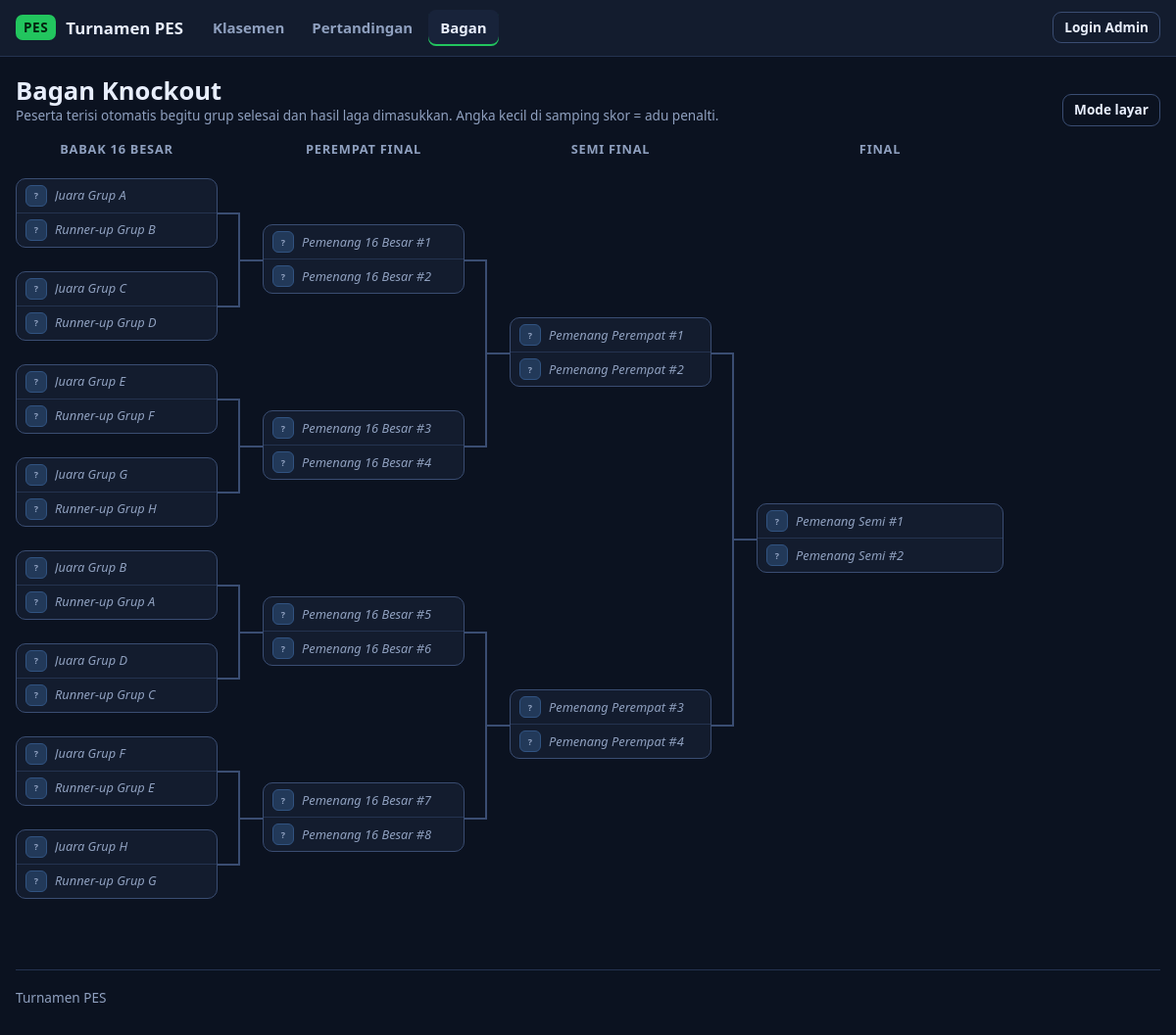
Screenshot of /bagan.php with the database file from the repository.
### tables this page shows
CREATE TABLE matches (
            id         INTEGER PRIMARY KEY AUTOINCREMENT,
            stage      TEXT NOT NULL,              -- G, R16, QF, SF, F
            grp        TEXT NOT NULL DEFAULT '',   -- huruf grup (kosong untuk knockout)
            round      INTEGER NOT NULL,           -- matchday (grup) / urutan babak (knockout)
            slot       INTEGER NOT NULL,           -- nomor pertandingan dalam grup / babak
            home_id    INTEGER REFERENCES teams(id) ON DELETE SET NULL,
            away_id    INTEGER REFERENCES teams(id) ON DELETE SET NULL,
            home_score INTEGER,
            away_score INTEGER,
            home_pen   INTEGER,                    -- skor adu penalti (knockout seri)
            away_pen   INTEGER,
            UNIQUE (stage, grp, slot)
        );

### app/db.php (called while the page is built, shortened)
<?php
function db(): PDO
{
    static $pdo = null;
    if ($pdo instanceof PDO) {
        return $pdo;
    }
    $pdo = new PDO('sqlite:' . DB_FILE, null, null, [
        PDO::ATTR_ERRMODE            => PDO::ERRMODE_EXCEPTION,
        PDO::ATTR_DEFAULT_FETCH_MODE => PDO::FETCH_ASSOC,
        PDO::ATTR_TIMEOUT            => 5,
    ]);
    $pdo->exec('PRAGMA foreign_keys = ON');
    $pdo->exec("
        CREATE TABLE IF NOT EXISTS admins (
            id            INTEGER PRIMARY KEY AUTOINCREMENT,
            username      TEXT NOT NULL UNIQUE,
            password_hash TEXT NOT NULL
        );
        CREATE TABLE IF NOT EXISTS teams (
            id         INTEGER PRIMARY KEY AUTOINCREMENT,
            player     TEXT NOT NULL,
            name       TEXT NOT NULL,
            logo       TEXT,
            grp        TEXT NOT NULL,
            created_at TEXT NOT NULL DEFAULT CURRENT_TIMESTAMP
        );
        CREATE TABLE IF NOT EXISTS matches (
            id         INTEGER PRIMARY KEY AUTOINCREMENT,
            stage      TEXT NOT NULL,              -- G, R16, QF, SF, F
            grp        TEXT NOT NULL DEFAULT '',   -- huruf grup (kosong untuk knockout)
            round      INTEGER NOT NULL,           -- matchday (grup) / urutan babak (knockout)
            slot       INTEGER NOT NULL,           -- nomor pertandingan dalam grup / babak
            home_id    INTEGER REFERENCES teams(id) ON DELETE SET NULL,
            away_id    INTEGER REFERENCES teams(id) ON DELETE SET NULL,
            home_score INTEGER,
            away_score INTEGER,
            home_pen   INTEGER,                    -- skor adu penalti (knockout seri)
            away_pen   INTEGER,
            UNIQUE (stage, grp, slot)
        );
        CREATE TABLE IF NOT EXISTS login_attempts (
            ip TEXT    NOT NULL,
            ts INTEGER NOT NULL
        );
    ");
    return $pdo;
}

### app/tournament.php (called while the page is built, shortened)
<?php
function teams_all(): array
{
    $out = [];
    foreach (db()->query('SELECT * FROM teams ORDER BY grp, id')->fetchAll() as $t) {
        $out[(int) $t['id']] = $t;
    }
    return $out;
}
function matches_all(): array
{
    return db()->query("
        SELECT * FROM matches
        ORDER BY CASE stage WHEN 'G' THEN 0 WHEN 'R16' THEN 1 WHEN 'QF' THEN 2 WHEN 'SF' THEN 3 ELSE 4 END,
                 grp, round, slot
    ")->fetchAll();
}
function match_played(array $m): bool
{
    return $m['home_score'] !== null && $m['away_score'] !== null;
}
function match_winner(array $m): ?int
{
    if (!match_played($m) || !$m['home_id'] || !$m['away_id']) {
        return null;
    }
    return null;
}
function champion(): ?array
{
    $m = db()->query("SELECT * FROM matches WHERE stage = 'F' AND grp = '' AND slot = 1")->fetch();
    if (!$m || ($w = match_winner($m)) === null) {
        return null;
    }
    $st = db()->prepare('SELECT * FROM teams WHERE id = ?');
    $st->execute([$w]);
    return $st->fetch() ?: null;
}

### app/web.php (the view, shortened to what this page needs)
<?php
require __DIR__ . '/db.php';
require __DIR__ . '/tournament.php';
function h(?string $s): string
{
    return htmlspecialchars((string) $s, ENT_QUOTES | ENT_SUBSTITUTE, 'UTF-8');
}
function is_admin(): bool
{
    return !empty($_SESSION['admin_id']);
}
function page_header(string $title, string $active = ''): void
{
    $monitor = isset($_GET['monitor']) && !str_starts_with($active, 'admin');
    $css     = BASE . '/assets/style.css?v=' . (int) @filemtime(__DIR__ . '/../public/assets/style.css');
    $nav = [
        'klasemen'    => ['/index.php', 'Klasemen'],
        'pertandingan' => ['/pertandingan.php', 'Pertandingan'],
        'bagan'       => ['/bagan.php', 'Bagan'],
    ];
    echo '<!doctype html><html lang="id"><head><meta charset="utf-8">';
    echo '<link rel="stylesheet" href="' . h($css) . '"></head>';
    echo '<body class="' . ($monitor ? 'monitor' : '') . '">';
    echo '<header class="top"><div class="wrap bar">';
    echo '<a class="brand" href="' . h(BASE . '/index.php') . '"><span class="brand-mark">PES</span>' . h(APP_NAME) . '</a>';
    if ($monitor) {
        $self = strtok((string) ($_SERVER['REQUEST_URI'] ?? ''), '?');
        $qs   = $_GET;
        unset($qs['monitor']);
        $exit = $self . ($qs ? '?' . http_build_query($qs) : '');
        echo '<span class="muted small">Auto-refresh tiap 30 detik</span>';
        echo '<a class="btn ghost small" href="' . h($exit) . '">Keluar mode layar</a>';
    } else {
        echo '<nav>';
        foreach ($nav as $key => [$href, $label]) {
            echo '<a href="' . h(BASE . $href) . '"' . ($active === $key ? ' class="on"' : '') . '>' . h($label) . '</a>';
        }
        echo '</nav><div class="auth">';
        if (is_admin()) {
            echo '<a class="btn small" href="' . h(BASE . '/admin/index.php') . '">Panel Admin</a>';
            echo '<form method="post" action="' . h(BASE . '/logout.php') . '">' . csrf_field() . '<button class="btn ghost small">Keluar</button></form>';
        } else {
            echo '<a class="btn ghost small" href="' . h(BASE . '/login.php') . '">Login Admin</a>';
        }
        echo '</div>';
    }
    echo '</div>';
    echo '</header><main class="wrap">';
}
function page_footer(): void
{
    echo '</main><footer class="wrap foot muted small">' . h(APP_NAME) . '</footer></body></html>';
}
function monitor_link(): string
{
    $qs = $_GET;
    $qs['monitor'] = 1;
    return '<a class="btn ghost small" href="?' . h(http_build_query($qs)) . '">Mode layar</a>';
}
function logo_html(?array $t, string $cls = 'logo'): string
{
    if (!$t) {
        return '<span class="' . $cls . ' logo-ini logo-empty">?</span>';
    }
    $hue = crc32((string) $t['name']) % 360;
    return '<span class="' . $cls . ' logo-ini" style="--hue:' . $hue . '">' . h(mb_strtoupper(mb_substr((string) $t['name'], 0, 2))) . '</span>';
}
function ko_label(string $src): string
{
    if ($src[0] === 'W') {
        [, $stage, $n] = explode(':', $src);
        $name = ['R16' => '16 Besar', 'QF' => 'Perempat', 'SF' => 'Semi'][$stage];
        return "Pemenang $name #$n";
    }
    return ($src[0] === '1' ? 'Juara' : 'Runner-up') . ' Grup ' . $src[1];
}
function slot_label(array $m, string $side): string
{
    $src = KO[$m['stage']][(int) $m['slot']][$side === 'home' ? 0 : 1] ?? '';
    return $src === '' ? 'TBD' : ko_label($src);
}
function bracket_card(array $m, array $teams): string
{
    $win  = match_winner($m);
    $done = match_played($m);
    $out  = '<div class="b-card' . ($done ? ' done' : '') . '">';
    foreach (['home', 'away'] as $side) {
        $team = $teams[(int) $m[$side . '_id']] ?? null;
        $isWin = $team && $win === (int) $team['id'];
        $out .= '<div class="b-row' . ($isWin ? ' win' : '') . '">';
        $out .= logo_html($team, 'logo sm');
        $out .= $team
            ? '<span class="b-name" title="' . h($team['name'] . ' (' . $team['player'] . ')') . '">' . h($team['name']) . ' <small class="muted" style="font-size:0.75rem;font-weight:400">(' . h($team['player']) . ')</small></span>'
            : '<span class="b-name tbd">' . h(slot_label($m, $side)) . '</span>';
        $out .= '</div>';
    }
    return $out . '</div>';
}

### public/bagan.php (shortened to what this page needs)
<?php
require __DIR__ . '/../app/web.php';
$teams = teams_all();
$ko    = [];
foreach (matches_all() as $m) {
    if ($m['stage'] !== 'G') {
        $ko[$m['stage']][(int) $m['slot']] = $m;
    }
}
$champ = champion();
page_header('Bagan', 'bagan');
?>
<div class="head-row">
  <div>
    <h1>Bagan Knockout</h1>
    <div class="muted small">Peserta terisi otomatis begitu grup selesai dan hasil laga dimasukkan. Angka kecil di samping skor = adu penalti.</div>
  </div>
  <?= monitor_link() ?>
</div>
<div class="bracket-wrap">
  <div class="bracket">
  <?php foreach (KO as $stage => $slots): ?>
    <div class="b-col">
      <h3><?= h(STAGE_LABEL[$stage]) ?></h3>
      <div class="b-body">
      <?php
        $numbers = array_keys($slots);
        foreach (array_chunk($numbers, 2) as $pair): ?>
        <div class="b-pair">
          <?php foreach ($pair as $slot):
              $m = $ko[$stage][$slot] ?? ['stage' => $stage, 'slot' => $slot, 'home_id' => null, 'away_id' => null,
                  'home_score' => null, 'away_score' => null, 'home_pen' => null, 'away_pen' => null]; ?>
            <div class="b-slot"><?= bracket_card($m, $teams) ?></div>
          <?php endforeach; ?>
        </div>
      <?php endforeach; ?>
      </div>
    </div>
  <?php endforeach; ?>
  </div>
</div>
<?php page_footer();

### public/assets/style.css (style rules this page uses)
:root { --bg: #0b1220; --panel: #131c2e; --panel2: #18233a; --line: #243350; --line2: #3a4d72; --text: #e8eefc; --muted: #8fa0bf; --accent: #22c55e; --accent-dim: rgba(34, 197, 94, .14); --blue: #38bdf8; --warn: #f59e0b; --danger: #ef4444; --radius: 12px; }
* { box-sizing: border-box; }
html { -webkit-text-size-adjust: 100%; }
body { margin: 0; background: var(--bg); color: var(--text); font: 15px/1.5 system-ui, -apple-system, "Segoe UI", Roboto, sans-serif; min-height: 100vh; }
a { color: var(--blue); text-decoration: none; }
h1, h2, h3 { line-height: 1.2; margin: 0 0 .6rem; }
h1 { font-size: 1.6rem; }
h3 { font-size: 1rem; }
.muted { color: var(--muted); }
.small { font-size: .85rem; }
.wrap { width: min(1180px, 100% - 32px); margin-inline: auto; }
main.wrap { padding: 20px 0 48px; }
.foot { padding: 18px 0 28px; border-top: 1px solid var(--line); }
.top { background: var(--panel); border-bottom: 1px solid var(--line); position: sticky; top: 0; z-index: 10; }
.bar { display: flex; align-items: center; gap: 18px; flex-wrap: wrap; padding: 10px 0; }
.brand { display: flex; align-items: center; gap: 10px; font-weight: 700; color: var(--text); font-size: 1.05rem; }
.brand-mark { background: var(--accent); color: #04230f; font-weight: 800; letter-spacing: .04em; padding: 3px 8px; border-radius: 7px; font-size: .85rem; }
.top nav { display: flex; gap: 4px; flex: 1; flex-wrap: wrap; }
.top nav a, .subnav a { color: var(--muted); padding: 7px 12px; border-radius: 8px; font-weight: 600; }
.top nav a.on, .subnav a.on { color: var(--text); background: var(--panel2); box-shadow: inset 0 -2px 0 var(--accent); }
.auth { display: flex; gap: 8px; align-items: center; }
.btn, button { font: inherit; font-weight: 600; cursor: pointer; background: var(--accent); color: #04230f; border: 1px solid transparent; padding: 8px 14px; border-radius: 9px; display: inline-block; }
.btn.ghost, button.ghost { background: transparent; color: var(--text); border-color: var(--line2); }
.btn.small, button.small { padding: 5px 11px; font-size: .85rem; }
.head-row { display: flex; align-items: flex-end; justify-content: space-between; gap: 12px; flex-wrap: wrap; margin-bottom: 16px; }
.head-row h1 { margin: 0; }
.logo { width: 32px; height: 32px; border-radius: 8px; object-fit: contain; background: #0e1626; flex: none; }
.logo.sm { width: 22px; height: 22px; border-radius: 6px; }
.logo-ini { display: inline-grid; place-items: center; font-weight: 800; font-size: .72rem; letter-spacing: .02em; color: hsl(var(--hue, 210) 80% 85%); background: hsl(var(--hue, 210) 45% 24%); border: 1px solid hsl(var(--hue, 210) 45% 35%); }
.logo.sm.logo-ini { font-size: .56rem; }
.logo-empty { --hue: 215; color: var(--muted); }
.tbd { color: var(--muted); font-style: italic; font-weight: 400; }
.bracket-wrap { overflow-x: auto; padding-bottom: 12px; }
.bracket { --H: 760px; display: flex; min-width: max-content; }
.b-col { width: 252px; padding-right: 46px; display: flex; flex-direction: column; }
.b-col:last-child { padding-right: 0; }
.b-col h3 { text-align: center; color: var(--muted); font-size: .8rem; text-transform: uppercase; letter-spacing: .06em; margin-bottom: 10px; }
.b-body { height: var(--H); display: flex; flex-direction: column; }
.b-pair { flex: 1; display: flex; flex-direction: column; position: relative; }
.b-slot { flex: 1; display: flex; align-items: center; position: relative; }
.b-card { width: 100%; background: var(--panel); border: 1px solid var(--line2); border-radius: 10px; overflow: hidden; }
.b-row { display: flex; align-items: center; gap: 8px; padding: 6px 9px; min-height: 34px; }
.b-row + .b-row { border-top: 1px solid var(--line); }
.b-name { flex: 1; min-width: 0; overflow: hidden; text-overflow: ellipsis; white-space: nowrap; font-size: .9rem; }
.b-name.tbd { font-size: .8rem; }
.b-col:not(:last-child) .b-slot::after { content: ""; position: absolute; right: -23px; top: 50%; width: 23px; border-top: 2px solid var(--line2); }
.b-col:not(:last-child) .b-pair::after { content: ""; position: absolute; right: -23px; top: 25%; height: 50%; border-right: 2px solid var(--line2); }
.b-col:not(:last-child) .b-pair::before { content: ""; position: absolute; right: -46px; top: 50%; width: 23px; border-top: 2px solid var(--line2); }

### rows the page displays
matches: slot_label($m, $side) "Juara Grup A", slot_label($m, $side) "Runner-up Grup B"
matches: slot_label($m, $side) "Juara Grup C", slot_label($m, $side) "Runner-up Grup D"
matches: slot_label($m, $side) "Juara Grup E", slot_label($m, $side) "Runner-up Grup F"
matches: slot_label($m, $side) "Juara Grup G", slot_label($m, $side) "Runner-up Grup H"
matches: slot_label($m, $side) "Juara Grup B", slot_label($m, $side) "Runner-up Grup A"
matches: slot_label($m, $side) "Juara Grup D", slot_label($m, $side) "Runner-up Grup C"
matches: slot_label($m, $side) "Juara Grup F", slot_label($m, $side) "Runner-up Grup E"
matches: slot_label($m, $side) "Juara Grup H", slot_label($m, $side) "Runner-up Grup G"
matches: slot_label($m, $side) "Pemenang 16 Besar #1", slot_label($m, $side) "Pemenang 16 Besar #2"
matches: slot_label($m, $side) "Pemenang 16 Besar #3", slot_label($m, $side) "Pemenang 16 Besar #4"
matches: slot_label($m, $side) "Pemenang 16 Besar #5", slot_label($m, $side) "Pemenang 16 Besar #6"
matches: slot_label($m, $side) "Pemenang 16 Besar #7", slot_label($m, $side) "Pemenang 16 Besar #8"
matches: slot_label($m, $side) "Pemenang Perempat #1", slot_label($m, $side) "Pemenang Perempat #2"
matches: slot_label($m, $side) "Pemenang Perempat #3", slot_label($m, $side) "Pemenang Perempat #4"
matches: slot_label($m, $side) "Pemenang Semi #1", slot_label($m, $side) "Pemenang Semi #2"

### other values shown
APP_NAME "Turnamen PES"
$label "Klasemen"
$label "Pertandingan"
$label "Bagan"
STAGE_LABEL[$stage] "BABAK 16 BESAR"
STAGE_LABEL[$stage] "PEREMPAT FINAL"
STAGE_LABEL[$stage] "SEMI FINAL"
STAGE_LABEL[$stage] "FINAL"
